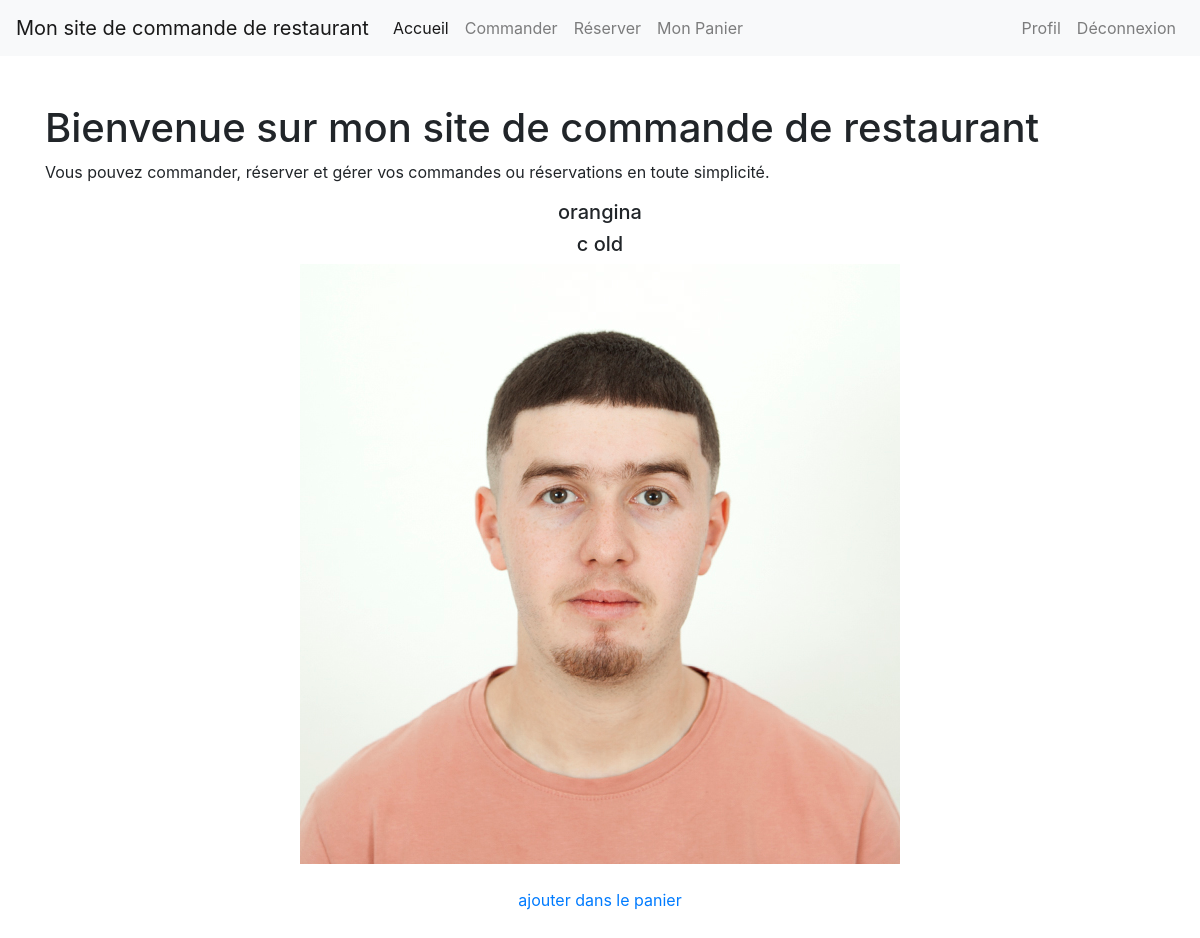
The page / (signed in) on the database as committed earlier.
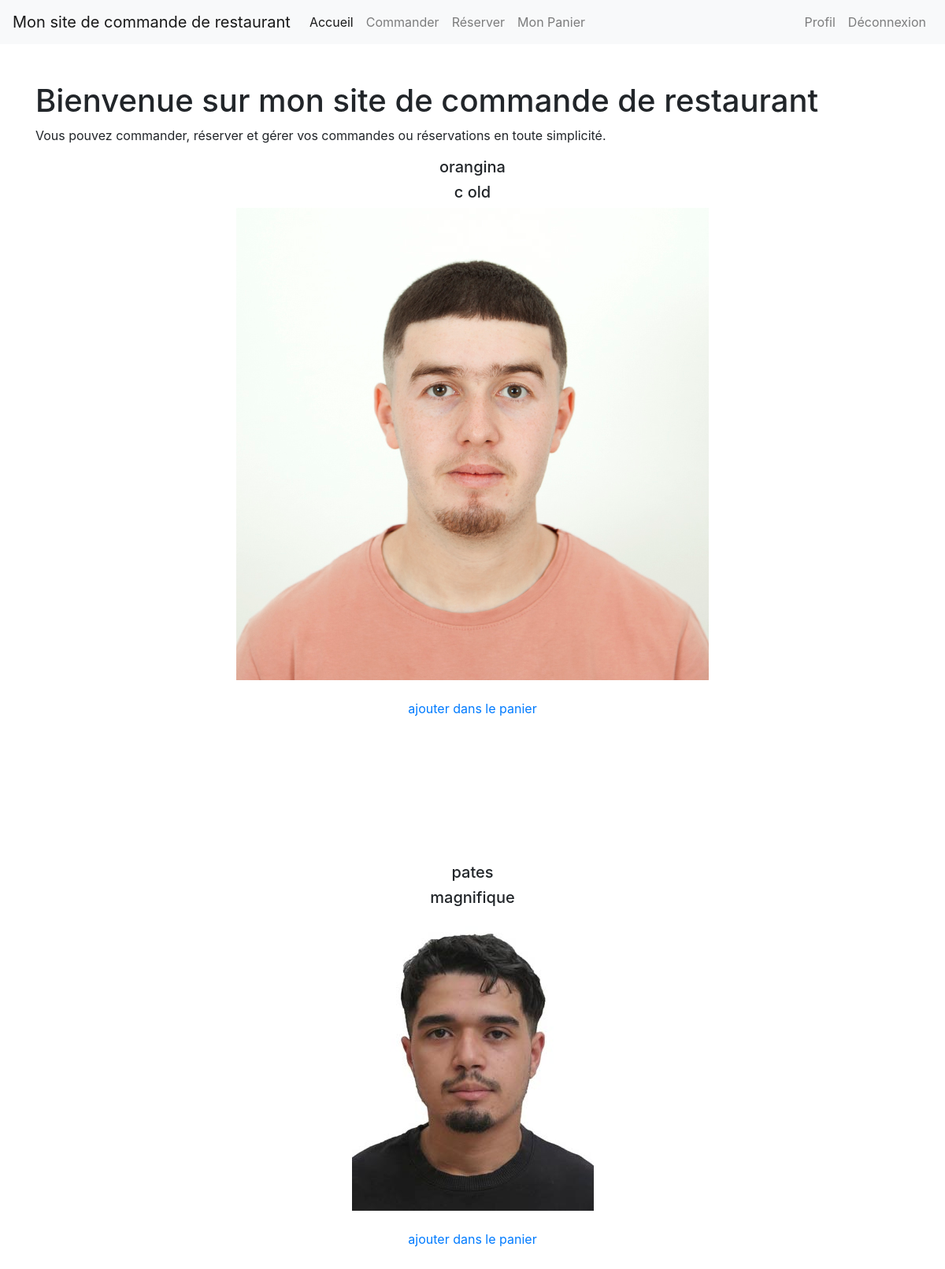
The same page on the database as committed later.
### app1/models.py (models this page shows, shortened)
class Product(models.Model):
    name = models.CharField(max_length=128)
    slug = models.SlugField(unique=True, max_length=255, blank=True, null=True, editable=False)
    price = models.FloatField(default=0.0)
    description = models.TextField(blank=True)
    thumbnail = models.ImageField(upload_to="products", blank=True, null=True)
    restaurant = models.ForeignKey(Restaurant, on_delete=models.CASCADE, related_name='products')    # menu = models.ForeignKey(Menu, on_delete=models.CASCADE, related_name='products')

### app1/views.py (the view)
# urls.py: path('', views.home, name='home'),
def home(request):
    user = request.user
    if user.groups.filter(name='Restaurateur').exists():
        restos =  Restaurant.objects.filter(proprietaire__user = user)
        return render(request, 'app1/acceuil.html', context={"restos": restos})
    if user.groups.filter(name='Client').exists():
        products = Product.objects.all()
        return render(request, 'app1/acceuil.html', context={"products": products})
    return render(request, 'app1/acceuil.html' )

### templates/app1/acceuil.html (shortened to what this page needs)
<!DOCTYPE html>
<html>
<head>
	<link rel="stylesheet" href="https://maxcdn.bootstrapcdn.com/bootstrap/4.0.0/css/bootstrap.min.css">
</head>
<body>
	<nav class="navbar navbar-expand-lg navbar-light bg-light">
		<a class="navbar-brand" href="#">Mon site de commande de restaurant</a>
		<div class="collapse navbar-collapse" id="navbarNav">
			<ul class="navbar-nav">
				<li class="nav-item active">
					<a class="nav-link" href="#">Accueil</a>
				</li>
				{% if user.is_authenticated %}
				{% for group in user.groups.all %}
					{% if group.name == 'Client' %}
				<li class="nav-item">
					<a class="nav-link" href="#">Commander</a>
				</li>
				<li class="nav-item">
					<a class="nav-link" href="#">Réserver</a>
				</li>
				<li class="nav-item">
					<a class="nav-link" href="{% url 'cart' %}">Mon Panier</a>
				</li>
					{% endif %}
				{% endfor %}
				{% endif %}
			</ul>
			<ul class="navbar-nav ml-auto">
				{% if user.is_authenticated %}
				<li class="nav-item">
					<a class="nav-link" href="#">Profil</a>
				</li>
				<li class="nav-item">
					<a class="nav-link" href="{% url 'logout' %}">Déconnexion</a>
				</li>
				{% endif %}
			</ul>
		</div>
	</nav>
	<div class="container mt-5">
		<h1>Bienvenue sur mon site de commande de restaurant</h1>
		<p>Vous pouvez commander, réserver et gérer vos commandes ou réservations en toute simplicité.</p>
	</div>
	<div>
		<center>
		{% if user.is_authenticated %}
    {% for group in user.groups.all %}
        {% if group.name == 'Client' %}
            <div class="menu">
                {% for product in products %}
	        	<h5>{{ product.name }}</h5>
				<h5>{{ product.description }}</h5>
				{% if product.thumbnail %}
                <img src="{{ product.thumbnail.url }}" alt="{{ product.name }} Thumbnail">
           		{% endif %}
				<br><br>
				<p><a href="{% url 'add_to_cart' product.slug %}">ajouter dans le panier</a></p>
				<br><br><br><br><br><br><br>
				{% endfor %}
            </div>
        {% endif %}
    {% endfor %}
    {% endif %}
</center>
	</div>
</body>
</html>

### templates/app1/acceuil.html (style rules this page uses)
html { height: 100%; }
body { background-size: cover; background-repeat: no-repeat; background-position: center center; height: 100%; }

Rows that differ between the two databases and show on the page:
added Product: name "pates", description "magnifique", thumbnail (picture)
